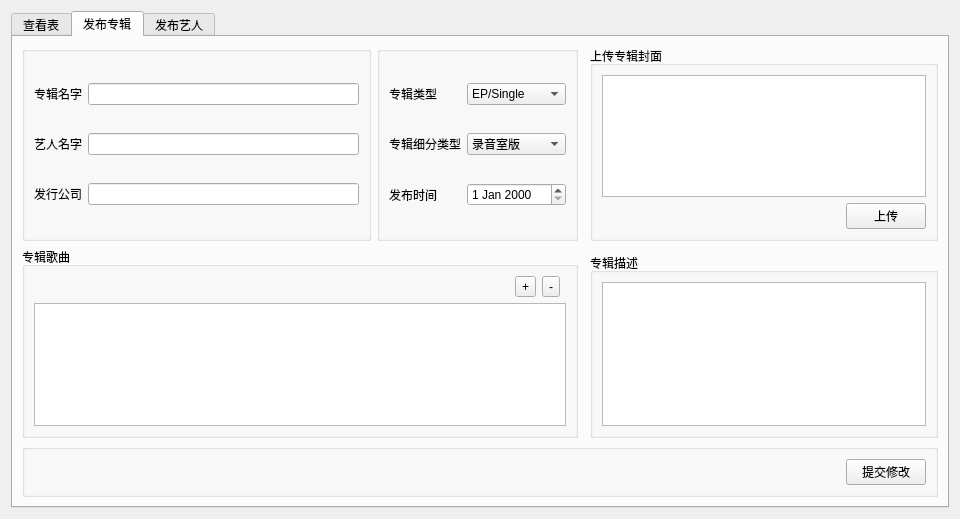
<?xml version="1.0" encoding="UTF-8"?>
<ui version="4.0">
 <class>Browser</class>
 <widget class="QWidget" name="Browser">
  <property name="geometry">
   <rect>
    <x>0</x>
    <y>0</y>
    <width>960</width>
    <height>519</height>
   </rect>
  </property>
  <property name="windowTitle">
   <string>Qt SQL Browser</string>
  </property>
  <layout class="QGridLayout" name="gridLayout_4">
   <item row="0" column="1">
    <widget class="QTabWidget" name="tabWidget">
     <property name="currentIndex">
      <number>1</number>
     </property>
     <widget class="QWidget" name="tab_3">
      <attribute name="title">
       <string>查看表</string>
      </attribute>
      <layout class="QGridLayout" name="gridLayout_3">
       <item row="0" column="0" rowspan="2">
        <widget class="ConnectionWidget" name="connectionWidget">
         <property name="sizePolicy">
          <sizepolicy hsizetype="Ignored" vsizetype="Expanding">
           <horstretch>1</horstretch>
           <verstretch>0</verstretch>
          </sizepolicy>
         </property>
        </widget>
       </item>
       <item row="0" column="1" rowspan="2">
        <widget class="QTableView" name="table">
         <property name="sizePolicy">
          <sizepolicy hsizetype="Expanding" vsizetype="Expanding">
           <horstretch>2</horstretch>
           <verstretch>0</verstretch>
          </sizepolicy>
         </property>
         <property name="contextMenuPolicy">
          <enum>Qt::ActionsContextMenu</enum>
         </property>
         <property name="selectionBehavior">
          <enum>QAbstractItemView::SelectRows</enum>
         </property>
        </widget>
       </item>
       <item row="0" column="2" rowspan="2">
        <widget class="QTextBrowser" name="textBrowser">
         <property name="sizePolicy">
          <sizepolicy hsizetype="Expanding" vsizetype="Expanding">
           <horstretch>1</horstretch>
           <verstretch>0</verstretch>
          </sizepolicy>
         </property>
        </widget>
       </item>
       <item row="2" column="0" colspan="4">
        <widget class="QGroupBox" name="groupBox">
         <property name="sizePolicy">
          <sizepolicy hsizetype="Preferred" vsizetype="MinimumExpanding">
           <horstretch>0</horstretch>
           <verstretch>0</verstretch>
          </sizepolicy>
         </property>
         <property name="maximumSize">
          <size>
           <width>16777215</width>
           <height>180</height>
          </size>
         </property>
         <property name="title">
          <string>数据库操作</string>
         </property>
         <layout class="QVBoxLayout">
          <property name="spacing">
           <number>6</number>
          </property>
          <property name="leftMargin">
           <number>9</number>
          </property>
          <property name="topMargin">
           <number>9</number>
          </property>
          <property name="rightMargin">
           <number>9</number>
          </property>
          <property name="bottomMargin">
           <number>9</number>
          </property>
          <item>
           <layout class="QHBoxLayout" name="horizontalLayout">
            <item>
             <widget class="QLabel" name="label">
              <property name="text">
               <string>请输入id 或姓名：</string>
              </property>
             </widget>
            </item>
            <item>
             <widget class="QLineEdit" name="lineEditSearch"/>
            </item>
            <item>
             <widget class="QPushButton" name="search">
              <property name="text">
               <string>搜索</string>
              </property>
             </widget>
            </item>
            <item>
             <spacer name="horizontalSpacer">
              <property name="orientation">
               <enum>Qt::Horizontal</enum>
              </property>
              <property name="sizeHint" stdset="0">
               <size>
                <width>40</width>
                <height>20</height>
               </size>
              </property>
             </spacer>
            </item>
           </layout>
          </item>
          <item>
           <layout class="QHBoxLayout">
            <property name="spacing">
             <number>6</number>
            </property>
            <property name="leftMargin">
             <number>1</number>
            </property>
            <property name="topMargin">
             <number>1</number>
            </property>
            <property name="rightMargin">
             <number>1</number>
            </property>
            <property name="bottomMargin">
             <number>1</number>
            </property>
            <item>
             <spacer>
              <property name="orientation">
               <enum>Qt::Horizontal</enum>
              </property>
              <property name="sizeHint" stdset="0">
               <size>
                <width>40</width>
                <height>20</height>
               </size>
              </property>
             </spacer>
            </item>
            <item>
             <widget class="QPushButton" name="clearButton">
              <property name="text">
               <string>刷新</string>
              </property>
             </widget>
            </item>
            <item>
             <widget class="QPushButton" name="pushButton">
              <property name="text">
               <string>新增</string>
              </property>
             </widget>
            </item>
            <item>
             <widget class="QPushButton" name="submitButton">
              <property name="text">
               <string>提交修改</string>
              </property>
             </widget>
            </item>
           </layout>
          </item>
         </layout>
        </widget>
       </item>
      </layout>
     </widget>
     <widget class="QWidget" name="tab_4">
      <attribute name="title">
       <string>发布专辑</string>
      </attribute>
      <layout class="QGridLayout" name="gridLayout_9">
       <item row="0" column="0">
        <widget class="QGroupBox" name="groupBox_5">
         <property name="title">
          <string/>
         </property>
         <layout class="QGridLayout" name="gridLayout_7">
          <item row="2" column="0">
           <widget class="QLabel" name="label_10">
            <property name="text">
             <string>发行公司</string>
            </property>
           </widget>
          </item>
          <item row="1" column="1">
           <widget class="QLineEdit" name="alArtistName"/>
          </item>
          <item row="0" column="1">
           <widget class="QLineEdit" name="albumNameEdit"/>
          </item>
          <item row="1" column="0">
           <widget class="QLabel" name="label_4">
            <property name="text">
             <string>艺人名字</string>
            </property>
           </widget>
          </item>
          <item row="0" column="0">
           <widget class="QLabel" name="albumNameLabel">
            <property name="text">
             <string>专辑名字</string>
            </property>
           </widget>
          </item>
          <item row="2" column="1">
           <widget class="QLineEdit" name="alCompany"/>
          </item>
         </layout>
        </widget>
       </item>
       <item row="0" column="1">
        <widget class="QGroupBox" name="groupBox_6">
         <property name="title">
          <string/>
         </property>
         <layout class="QGridLayout" name="gridLayout_8">
          <item row="0" column="0">
           <widget class="QLabel" name="label_8">
            <property name="text">
             <string>专辑类型</string>
            </property>
           </widget>
          </item>
          <item row="0" column="1">
           <widget class="QComboBox" name="alType">
            <item>
             <property name="text">
              <string>EP/Single</string>
             </property>
            </item>
            <item>
             <property name="text">
              <string>专辑</string>
             </property>
            </item>
            <item>
             <property name="text">
              <string>精选集</string>
             </property>
            </item>
           </widget>
          </item>
          <item row="1" column="0">
           <widget class="QLabel" name="label_9">
            <property name="text">
             <string>专辑细分类型</string>
            </property>
           </widget>
          </item>
          <item row="1" column="1">
           <widget class="QComboBox" name="alSubtype">
            <item>
             <property name="text">
              <string>录音室版</string>
             </property>
            </item>
            <item>
             <property name="text">
              <string>混音版</string>
             </property>
            </item>
            <item>
             <property name="text">
              <string>现场版</string>
             </property>
            </item>
            <item>
             <property name="text">
              <string>Demo及其他</string>
             </property>
            </item>
           </widget>
          </item>
          <item row="2" column="0">
           <widget class="QLabel" name="label_7">
            <property name="text">
             <string>发布时间</string>
            </property>
           </widget>
          </item>
          <item row="2" column="1">
           <widget class="QDateEdit" name="dateEdit"/>
          </item>
         </layout>
        </widget>
       </item>
       <item row="0" column="3">
        <widget class="QGroupBox" name="groupBox_2">
         <property name="title">
          <string>上传专辑封面</string>
         </property>
         <layout class="QGridLayout" name="gridLayout_2">
          <item row="1" column="0">
           <spacer name="horizontalSpacer_6">
            <property name="orientation">
             <enum>Qt::Horizontal</enum>
            </property>
            <property name="sizeHint" stdset="0">
             <size>
              <width>40</width>
              <height>20</height>
             </size>
            </property>
           </spacer>
          </item>
          <item row="1" column="1">
           <widget class="QPushButton" name="alUpload">
            <property name="text">
             <string>上传</string>
            </property>
           </widget>
          </item>
          <item row="0" column="0" colspan="2">
           <widget class="QGraphicsView" name="alGraphicsView"/>
          </item>
         </layout>
        </widget>
       </item>
       <item row="1" column="0" rowspan="2" colspan="2">
        <widget class="QGroupBox" name="groupBox_4">
         <property name="title">
          <string>专辑歌曲</string>
         </property>
         <layout class="QGridLayout" name="gridLayout_6">
          <item row="4" column="0" colspan="5">
           <widget class="QTableView" name="alSongsTable"/>
          </item>
          <item row="2" column="3">
           <widget class="QToolButton" name="removeSong">
            <property name="text">
             <string>-</string>
            </property>
           </widget>
          </item>
          <item row="2" column="1">
           <spacer name="horizontalSpacer_4">
            <property name="orientation">
             <enum>Qt::Horizontal</enum>
            </property>
            <property name="sizeHint" stdset="0">
             <size>
              <width>40</width>
              <height>20</height>
             </size>
            </property>
           </spacer>
          </item>
          <item row="2" column="2">
           <widget class="QToolButton" name="addSong">
            <property name="text">
             <string>+</string>
            </property>
           </widget>
          </item>
         </layout>
         <zorder>alSongsTable</zorder>
         <zorder>alSongsTable</zorder>
         <zorder>horizontalSpacer_4</zorder>
         <zorder>removeSong</zorder>
         <zorder>addSong</zorder>
        </widget>
       </item>
       <item row="1" column="2" rowspan="2" colspan="2">
        <widget class="QLabel" name="label_6">
         <property name="text">
          <string/>
         </property>
        </widget>
       </item>
       <item row="2" column="3">
        <widget class="QGroupBox" name="groupBox_3">
         <property name="title">
          <string>专辑描述</string>
         </property>
         <layout class="QGridLayout" name="gridLayout_5">
          <item row="0" column="0">
           <widget class="QTextEdit" name="alDesc"/>
          </item>
         </layout>
        </widget>
       </item>
       <item row="3" column="0" colspan="4">
        <widget class="QGroupBox" name="groupBox_7">
         <property name="title">
          <string/>
         </property>
         <layout class="QHBoxLayout" name="horizontalLayout_2">
          <item>
           <spacer name="horizontalSpacer_2">
            <property name="orientation">
             <enum>Qt::Horizontal</enum>
            </property>
            <property name="sizeHint" stdset="0">
             <size>
              <width>783</width>
              <height>20</height>
             </size>
            </property>
           </spacer>
          </item>
          <item>
           <widget class="QPushButton" name="alCommitButton">
            <property name="text">
             <string>提交修改</string>
            </property>
           </widget>
          </item>
         </layout>
         <zorder>alCommitButton</zorder>
         <zorder>alCommitButton</zorder>
         <zorder>horizontalSpacer_2</zorder>
        </widget>
       </item>
      </layout>
     </widget>
     <widget class="QWidget" name="tab_5">
      <attribute name="title">
       <string>发布艺人</string>
      </attribute>
      <layout class="QGridLayout" name="gridLayout_10">
       <item row="1" column="0">
        <widget class="QGroupBox" name="groupBox_9">
         <property name="title">
          <string>上传艺人照片</string>
         </property>
         <layout class="QGridLayout" name="gridLayout_11">
          <item row="0" column="3">
           <spacer name="verticalSpacer">
            <property name="orientation">
             <enum>Qt::Vertical</enum>
            </property>
            <property name="sizeHint" stdset="0">
             <size>
              <width>20</width>
              <height>40</height>
             </size>
            </property>
           </spacer>
          </item>
          <item row="1" column="3">
           <widget class="QPushButton" name="arUpload">
            <property name="text">
             <string>上传</string>
            </property>
           </widget>
          </item>
          <item row="0" column="0" rowspan="2">
           <widget class="QGraphicsView" name="arGraphicsView"/>
          </item>
         </layout>
        </widget>
       </item>
       <item row="0" column="0">
        <widget class="QGroupBox" name="groupBox_10">
         <property name="title">
          <string/>
         </property>
         <layout class="QGridLayout" name="gridLayout_12">
          <item row="0" column="1">
           <widget class="QLineEdit" name="arArtistName"/>
          </item>
          <item row="0" column="0">
           <widget class="QLabel" name="label_5">
            <property name="text">
             <string>艺人名字</string>
            </property>
           </widget>
          </item>
          <item row="0" column="2">
           <spacer name="horizontalSpacer_5">
            <property name="orientation">
             <enum>Qt::Horizontal</enum>
            </property>
            <property name="sizeHint" stdset="0">
             <size>
              <width>40</width>
              <height>20</height>
             </size>
            </property>
           </spacer>
          </item>
         </layout>
        </widget>
       </item>
       <item row="2" column="0" colspan="3">
        <widget class="QGroupBox" name="groupBox_11">
         <property name="title">
          <string/>
         </property>
         <layout class="QHBoxLayout" name="horizontalLayout_3">
          <item>
           <spacer name="horizontalSpacer_3">
            <property name="orientation">
             <enum>Qt::Horizontal</enum>
            </property>
            <property name="sizeHint" stdset="0">
             <size>
              <width>677</width>
              <height>20</height>
             </size>
            </property>
           </spacer>
          </item>
          <item>
           <widget class="QPushButton" name="arCommitButton">
            <property name="text">
             <string>提交修改</string>
            </property>
           </widget>
          </item>
         </layout>
        </widget>
       </item>
       <item row="0" column="2" rowspan="2">
        <widget class="QGroupBox" name="groupBox_12">
         <property name="title">
          <string>艺人简介</string>
         </property>
         <layout class="QGridLayout" name="gridLayout_13">
          <item row="0" column="0">
           <widget class="QTextEdit" name="arDesc"/>
          </item>
         </layout>
        </widget>
       </item>
      </layout>
     </widget>
    </widget>
   </item>
  </layout>
  <action name="insertRowAction">
   <property name="enabled">
    <bool>false</bool>
   </property>
   <property name="text">
    <string>&amp;Insert Row</string>
   </property>
   <property name="statusTip">
    <string>Inserts a new Row</string>
   </property>
  </action>
  <action name="deleteRowAction">
   <property name="enabled">
    <bool>false</bool>
   </property>
   <property name="text">
    <string>&amp;Delete Row</string>
   </property>
   <property name="statusTip">
    <string>Deletes the current Row</string>
   </property>
  </action>
  <action name="fieldStrategyAction">
   <property name="checkable">
    <bool>true</bool>
   </property>
   <property name="text">
    <string>Submit on &amp;Field Change</string>
   </property>
   <property name="toolTip">
    <string>Commit on Field Change</string>
   </property>
  </action>
  <action name="rowStrategyAction">
   <property name="checkable">
    <bool>true</bool>
   </property>
   <property name="text">
    <string>Submit on &amp;Row Change</string>
   </property>
   <property name="toolTip">
    <string>Commit on Row Change</string>
   </property>
  </action>
  <action name="manualStrategyAction">
   <property name="checkable">
    <bool>true</bool>
   </property>
   <property name="text">
    <string>Submit &amp;Manually</string>
   </property>
   <property name="toolTip">
    <string>Commit Manually</string>
   </property>
  </action>
  <action name="submitAction">
   <property name="text">
    <string>&amp;Submit All</string>
   </property>
   <property name="toolTip">
    <string>Submit Changes</string>
   </property>
  </action>
  <action name="revertAction">
   <property name="text">
    <string>&amp;Revert All</string>
   </property>
   <property name="toolTip">
    <string>Revert</string>
   </property>
  </action>
  <action name="selectAction">
   <property name="text">
    <string>S&amp;elect</string>
   </property>
   <property name="toolTip">
    <string>Refresh Data from Database</string>
   </property>
  </action>
 </widget>
 <customwidgets>
  <customwidget>
   <class>ConnectionWidget</class>
   <extends>QTreeView</extends>
   <header>connectionwidget.h</header>
  </customwidget>
 </customwidgets>
 <tabstops>
  <tabstop>submitButton</tabstop>
  <tabstop>connectionWidget</tabstop>
  <tabstop>table</tabstop>
 </tabstops>
 <resources/>
 <connections/>
</ui>
